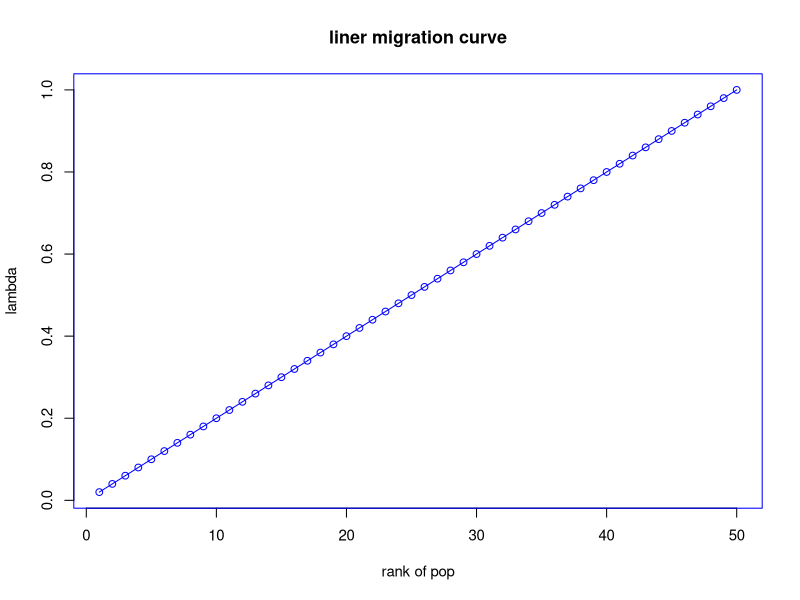
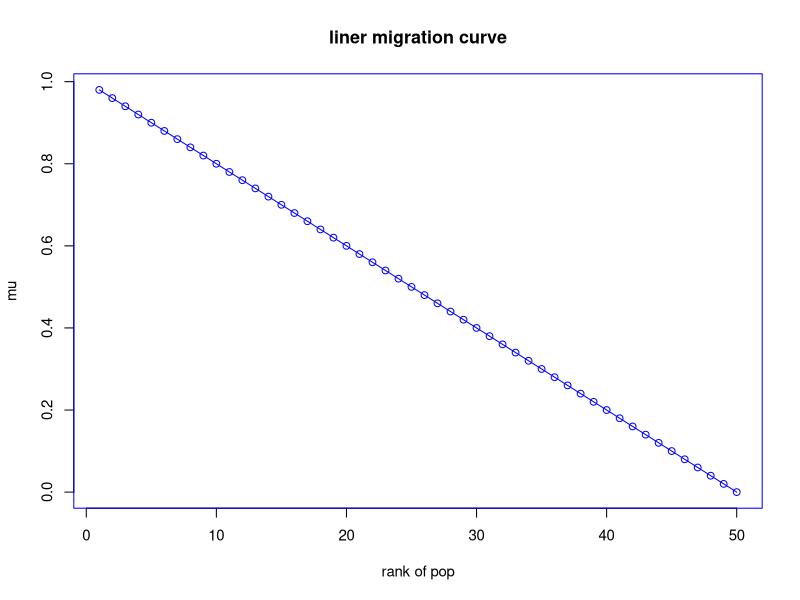

These charts were generated, in order, by the following R code:



P<-50

lambda <- rep(Inf, P)
mu <- rep(Inf, P)

for( i in 1:P ){
 
    mu[i] <- (P - i) / P # linear
  
  lambda[i] <- 1 - mu[i]
  
}

pp<-paste(333,".pdf", sep = "")
pdf(pp)

par( cex =.9, col="blue")

plot(1:P, lambda, type="o", xlab="rank of pop", ylab = "lambda", main = "liner migration curve")
plot(1:P, mu, type="o", xlab="rank of pop", ylab = "mu", main = "liner migration curve")



norm_rank <- rep(Inf, P)
for( i in 1:P ){
  
  norm_rank[i] <- (i - 1) / (P-1) # linear
}

cat("done yey", "\n")

#par( cex =.9, col="blue")
#plot(1:50, tuned_val_a, type="o", xlab="rank of pop", ylab = "lambda", main = "evolved migration curve")
#par( cex =.9, col="blue")
#plot(1:50, tuned_val_b, type="o", xlab="rank of pop", ylab = "mu", main = "evolved migration curve")
